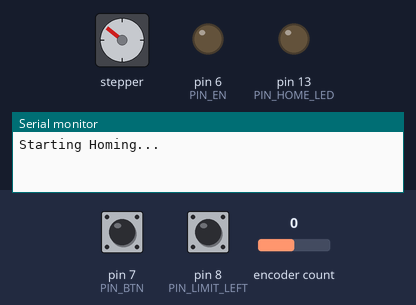
A sketch run on a simulated Arduino Uno, built with avr-gcc and run on an emulated ATmega328P. Shown: stepper motor, output pins drawn as LEDs (lit = HIGH), the last lines printed to the serial monitor. The test bench sets the inputs (shaded band); at power-on: pin 8 (PIN_LIMIT_LEFT) HIGH, encoder count 0, pin 7 (PIN_BTN) HIGH. EEPROM starts erased; stepper angles assume 6400 steps per turn.

Above: at 1.26 s.
1.3 s: pin 8 (PIN_LIMIT_LEFT) pulled LOW for 0.15 s
At 3.9 s:
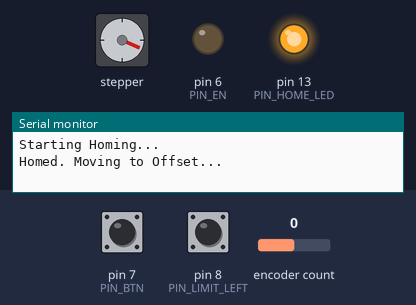
4.3 s: encoder count set to 4
At 5.9 s:
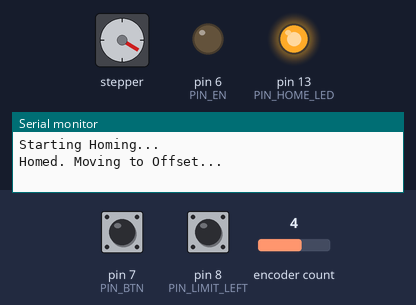
7.3 s: pin 7 (PIN_BTN) pulled LOW for 0.15 s
At 8.9 s:
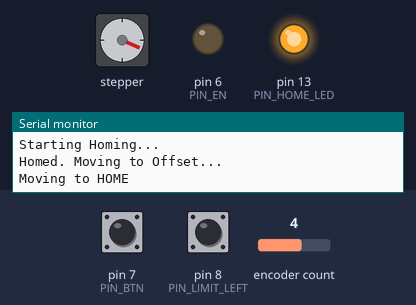
10.3 s: encoder count set to 8
At 11.6 s:
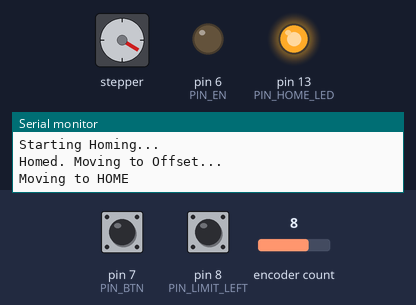
13.3 s: encoder count set to 7
At 14.3 s:
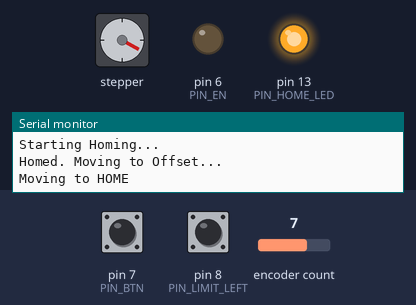
14.9 s: pin 7 (PIN_BTN) pulsed LOW 5 times (0.12 s each, 0.3 s apart)
At 17.8 s:
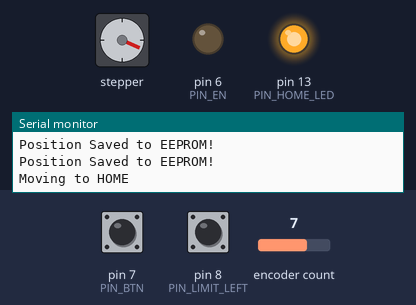
Timing chart, 0 to 19.0 s (numbered marks = the images above; inputs shaded):
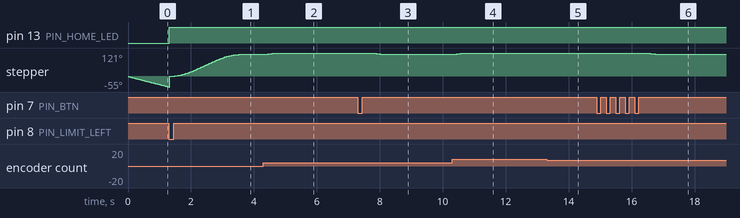

The sketch:

AutoDustBoot.ino
```cpp
/*
  NEMA17 Control for DRV8825
  - Jogging, Homing, and EEPROM Save/Restore
  - Hardware: Pins 2/3 for Encoder, 9/5 for Step/Dir, 6 for Enable
*/

#include <AccelStepper.h>
#include <Encoder.h>
#include <Bounce2.h>
#include <EEPROM.h>

// -------------------- PIN DEFINITIONS --------------------
const uint8_t PIN_STEP = 9;      // Changed to 9 as found in previous troubleshooting
const uint8_t PIN_DIR  = 5;
const uint8_t PIN_EN   = 6;      // DRV8825 Enable Pin

const uint8_t PIN_ENC_A = 2;
const uint8_t PIN_ENC_B = 3;
const uint8_t PIN_BTN = 7;
const uint8_t PIN_LIMIT_LEFT = 8;
const uint8_t PIN_HOME_LED = LED_BUILTIN; //10;

// -------------------- MOTION CONFIG --------------------
const float STEPS_PER_REV = 200.0f;
const float MICROSTEPS     = 32.0f;     // DRV8825 common setting (M0,M1,M2 all HIGH)
const float LEAD_MM_PER_REV = 8.0f;     // Standard T8 lead screw
const float MM_PER_INCH = 25.4f;
const float HOME_OFFSET_INCH = 0.1f;
const int8_t HOME_OFFSET_SIGN = +1;

const long STEPS_PER_DETENT = 32;       // Higher value for DRV8825 microstepping
const float MAX_SPEED = 1500.0f;        // steps/sec
const float ACCEL     = 2000.0f;        // steps/sec^2
const float HOMING_SPEED = 800.0f;

const uint16_t DOUBLE_PRESS_MS = 400;

// -------------------- EEPROM SAVE --------------------
const int EEPROM_ADDR_MAGIC = 0;
const int EEPROM_ADDR_POS   = 1;
const uint8_t EEPROM_MAGIC  = 0xA5;

// -------------------- OBJECTS --------------------
AccelStepper stepper(AccelStepper::DRIVER, PIN_STEP, PIN_DIR);
Encoder enc(PIN_ENC_A, PIN_ENC_B);
Bounce2::Button btn = Bounce2::Button();
Bounce2::Button limitLeft = Bounce2::Button();

// -------------------- STATE --------------------
enum Mode { MODE_HOMING, MODE_IDLE, MODE_MOVING_TO_TARGET };
Mode mode = MODE_HOMING;

long homePosSteps = 0;
long savedPosSteps = 0;
bool hasSaved = false;
long lastEncCount = 0;
bool waitingForSecondPress = false;
uint32_t firstPressTimeMs = 0;
bool toggleToSavedNext = true;

// -------------------- HELPERS --------------------
long inchesToSteps(float inches) {
  float mm = inches * MM_PER_INCH;
  float revs = mm / LEAD_MM_PER_REV;
  float steps = revs * STEPS_PER_REV * MICROSTEPS;
  return (long)lround(steps);
}

void loadSavedFromEEPROM() {
  uint8_t m = EEPROM.read(EEPROM_ADDR_MAGIC);
  if (m == EEPROM_MAGIC) {
    long p;
    EEPROM.get(EEPROM_ADDR_POS, p);
    savedPosSteps = p;
    hasSaved = true;
  }
}

void saveToEEPROM(long pos) {
  EEPROM.write(EEPROM_ADDR_MAGIC, EEPROM_MAGIC);
  EEPROM.put(EEPROM_ADDR_POS, pos);
  savedPosSteps = pos;
  hasSaved = true;
}

void startMoveTo(long targetSteps) {
  stepper.moveTo(targetSteps);
  mode = MODE_MOVING_TO_TARGET;
}

// -------------------- SETUP / LOOP --------------------
void setup() {
  Serial.begin(115200);

  pinMode(PIN_EN, OUTPUT);
  digitalWrite(PIN_EN, LOW); // DRV8825 ENABLE is active LOW

  btn.attach(PIN_BTN, INPUT_PULLUP);
  btn.interval(5);
  btn.setPressedState(LOW);

  limitLeft.attach(PIN_LIMIT_LEFT, INPUT_PULLUP);
  limitLeft.interval(5);
  limitLeft.setPressedState(LOW);

  pinMode(PIN_HOME_LED, OUTPUT);

  stepper.setMaxSpeed(MAX_SPEED);
  stepper.setAcceleration(ACCEL);

  loadSavedFromEEPROM();
  lastEncCount = enc.read();

  Serial.println("Starting Homing...");
}

void loop() {
  btn.update();
  limitLeft.update();

  if (mode == MODE_HOMING) {
    if (!limitLeft.isPressed()) {
      stepper.setSpeed(-HOMING_SPEED);
      stepper.runSpeed();
    } else {
      stepper.setCurrentPosition(0);
      homePosSteps = HOME_OFFSET_SIGN * inchesToSteps(HOME_OFFSET_INCH);
      startMoveTo(homePosSteps);
      digitalWrite(PIN_HOME_LED, HIGH);
      Serial.println("Homed. Moving to Offset...");
    }
  } else {
    stepper.run();
    if (mode == MODE_MOVING_TO_TARGET && stepper.distanceToGo() == 0) {
      mode = MODE_IDLE;
    }

    if (mode == MODE_IDLE) {
      long c = enc.read();
      if (abs(c - lastEncCount) >= 4) {
        long delta = (c - lastEncCount) / 4;
        lastEncCount = c;
        stepper.moveTo(stepper.targetPosition() + (delta * STEPS_PER_DETENT));
      }
    }
  }

  // Button Logic (Single/Double Press)
  if (mode != MODE_HOMING && btn.pressed()) {
    if (!waitingForSecondPress) {
      waitingForSecondPress = true;
      firstPressTimeMs = millis();
    } else {
      if (millis() - firstPressTimeMs <= DOUBLE_PRESS_MS) {
        waitingForSecondPress = false;
        saveToEEPROM(stepper.currentPosition());
        Serial.println("Position Saved to EEPROM!");
      }
    }
  }

  if (waitingForSecondPress && (millis() - firstPressTimeMs > DOUBLE_PRESS_MS)) {
    waitingForSecondPress = false;
    if (toggleToSavedNext && hasSaved) {
      startMoveTo(savedPosSteps);
      Serial.println("Moving to SAVED");
    } else {
      startMoveTo(homePosSteps);
      Serial.println("Moving to HOME");
    }
    toggleToSavedNext = !toggleToSavedNext;
  }
}
```

Measured:
- after the input at 1.3 s, pin 13 (PIN_HOME_LED): LOW → HIGH at once
- after the input at 13.3 s, stepper: goes 120° 0.09 s, then 119°, starting after 0.06 s
